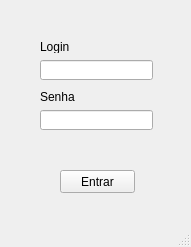
<?xml version="1.0" encoding="UTF-8"?>
<ui version="4.0">
 <class>MainWindow</class>
 <widget class="QMainWindow" name="MainWindow">
  <property name="geometry">
   <rect>
    <x>0</x>
    <y>0</y>
    <width>191</width>
    <height>247</height>
   </rect>
  </property>
  <property name="windowTitle">
   <string>MainWindow</string>
  </property>
  <widget class="QWidget" name="centralwidget">
   <widget class="QLineEdit" name="txt_login">
    <property name="geometry">
     <rect>
      <x>40</x>
      <y>60</y>
      <width>113</width>
      <height>20</height>
     </rect>
    </property>
   </widget>
   <widget class="QLineEdit" name="txt_senha">
    <property name="geometry">
     <rect>
      <x>40</x>
      <y>110</y>
      <width>113</width>
      <height>20</height>
     </rect>
    </property>
    <property name="echoMode">
     <enum>QLineEdit::Password</enum>
    </property>
   </widget>
   <widget class="QLabel" name="lbl_login">
    <property name="geometry">
     <rect>
      <x>40</x>
      <y>40</y>
      <width>47</width>
      <height>13</height>
     </rect>
    </property>
    <property name="text">
     <string>Login</string>
    </property>
   </widget>
   <widget class="QLabel" name="lbl_senha">
    <property name="geometry">
     <rect>
      <x>40</x>
      <y>90</y>
      <width>47</width>
      <height>13</height>
     </rect>
    </property>
    <property name="text">
     <string>Senha</string>
    </property>
   </widget>
   <widget class="QPushButton" name="btn_entrar">
    <property name="geometry">
     <rect>
      <x>60</x>
      <y>170</y>
      <width>75</width>
      <height>23</height>
     </rect>
    </property>
    <property name="text">
     <string>Entrar</string>
    </property>
   </widget>
  </widget>
  <widget class="QStatusBar" name="statusbar"/>
 </widget>
 <resources/>
 <connections/>
</ui>
